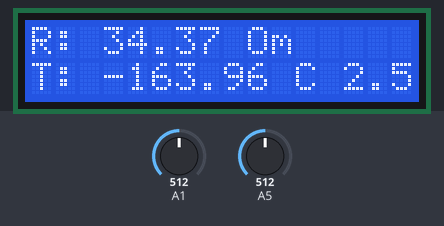
This sketch was run on a simulated Arduino Uno, built with avr-gcc and run on an emulated ATmega328P. On the bench: 16×2 character LCD. The inputs (shaded band) are chosen by the test bench; at power-on: A1 = 512, A5 = 512. What the sketch prints to the serial monitor is not drawn.

Above: at 1.2 s.
1.3 s: A1 set to 90
At 2.9 s:
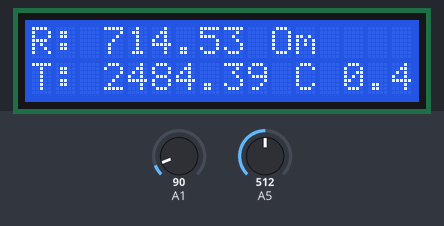
3.2 s: A1 set to 79
At 5.5 s:
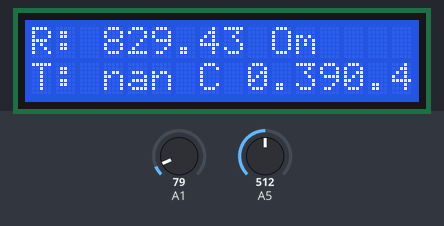
5.8 s: A1 set to 0
At 7.4 s:
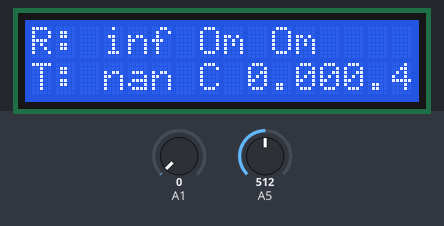
8.5 s: A1 set to 511
At 10.8 s:
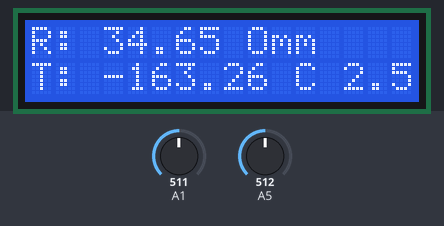
11.1 s: A1 set to 367
At 13.2 s:
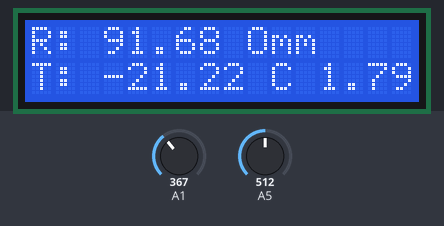
13.8 s: A1 set to 337
At 15.6 s:
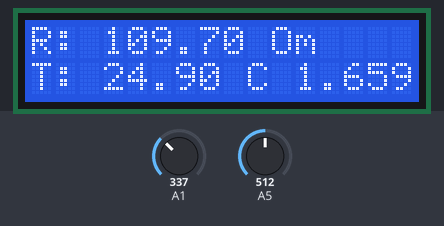
Timing chart, 0 to 17.1 s (numbered marks = the images above; inputs shaded):
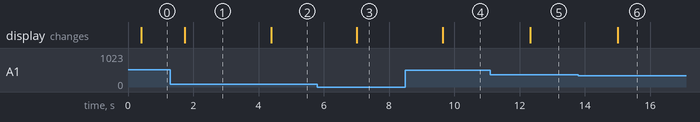

Measured:
- the behaviour switches between 86 and 85 on A1 (found by bisection; images 1 and 2)
- the behaviour switches between 353 and 352 on A1 (found by bisection; images 5 and 6)
- after the input at 1.3 s, the display: changes after 0.43 s (image 1)
- after the input at 3.2 s, the display: changes after 1.2 s (image 2)
- after the input at 5.8 s, the display: changes after 1.2 s (image 3)
- after the input at 8.5 s, the display: changes after 1.2 s (image 4)
- after the input at 11.1 s, the display: changes after 1.2 s (image 5)
- after the input at 13.8 s, the display: changes after 1.2 s (image 6)

The sketch:

DisplayMelt.ino
```cpp
// подключаем стандартную библиотеку LiquidCrystal
#include <LiquidCrystal.h>

// инициализируем объект-экран, передаём использованные
// для подключения контакты на Arduino в порядке:
// RS, E, DB4, DB5, DB6, DB7
LiquidCrystal lcd(12, 11, 5, 4, 3, 2);
//
//double a = 3.9083 * pow(10,  -3);
//double b= -5.7750 * pow(10, -7);
float voltage = 0;
float resistance = 100;
float temperature = 0;

int points = 0;
void setup()

{
    // устанавливаем размер (количество столбцов и строк) экрана
    lcd.begin(16, 2);

  Serial.begin(9600);


}


float getVoltage(uint8_t pin){
  int times = 10;
  double sumpoints = 0;
  for (int i =0; i<times; i++){
    sumpoints+=analogRead(pin);
    delay(10);
    Serial.print("points");
    Serial.println(sumpoints);
  }
  int v_points = sumpoints/times;
  float voltage =  (v_points * 5);

voltage = voltage/1023;
  Serial.print("Vout ");
  Serial.println(voltage);
  return voltage;
}


float getResistance(float v_x, float r_known, float v_total){

  float r_x = (r_known * v_total / v_x) - r_known;  //books suggestion

  return r_x;
}


float getTermoT(float R_zero, float r_term){
float up = 0;
float down = 0;
float temp = -273.0;
//  double alfa = 3.9083 * pow(10,  -3);
  float alfa = 3.9083 * pow(10,  -3);
  float beta= -5.7750 * pow(10, -7);
//   double beta=  * pow(10, -7);

  up = (-R_zero * alfa) + sqrt(pow(R_zero, 2)* pow(alfa, 2) - 4* R_zero * beta * (R_zero - r_term));
//  up = (-R_zero * alfa) + sqrt(pow(R_zero, 2)* pow(alfa, 2) - 4* R_zero * beta * (R_zero - r_term));
  down = 2 * R_zero * beta;

  temp = up/down;

//  temp = -100 * a + sqrt(pow (100, 2) * pow(a, 2) - 4*100*b*(100 - r)) / 2 * 100 * b;
  Serial.println(temp);
  return temp;

}

void print(){
   // печатаем первую строку
   lcd.setCursor(0, 0);
    lcd.print("R: ");
    lcd.print(resistance);
    lcd.print(" Om");

    // устанавливаем курсор в колонку 0, строку 1
    // на самом деле это вторая строка, т.к. нумерация начинается с нуля
    lcd.setCursor(0, 1);
    lcd.print("T: ");
    lcd.print(temperature);
    lcd.print(" C ");
    lcd.print(voltage);

    delay(1000);
    // печатаем вторую строку
}

float getResistance2(){
  float reading;

  reading = analogRead(A4);
  // convert the value to resistance
  reading = (1023 / reading)  - 1;     // (1023/ADC - 1)
  reading = 112 / reading;  // 10K / (1023/ADC - 1)

  return reading;
}

float getResistance3(float vout, float r, float vcc){
  float Rx = r*vcc;
  Serial.print("1: ");
  Serial.println(Rx);
  Rx = Rx/vout;
  Serial.print("2: ");
  Serial.println(Rx);
  Rx = Rx - r;
  Serial.print("3: ");
  Serial.println(Rx);

  return Rx;
}


void loop()
{
voltage = getVoltage(A1);
double voltage2 = getVoltage(A5);
Serial.print("VoltageA5 ");
Serial.println(voltage2);
resistance = getResistance3(voltage, 110, 3.3);
resistance = resistance-0.69;
//resistance = getResistance2();

temperature = getTermoT(100, resistance);
print();

}
```
